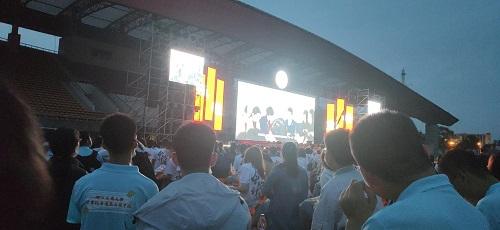
#> input picture thre.jpg, 500 x 230 px
$ python L14.py
#> lines starting #> are read from the running program, lines starting #| are printed output that depends on the picture; after the words box and inside, x2 and y2 are one past the last pixel; in counts of white or black regions, pixels touching at a corner belong together
import cv2 as cv
import matplotlib.pyplot as plt
img = cv.imread('thre.jpg')
#> img is the input picture: shape (230, 500, 3); mean B, G, R 103.2, 95.5, 83.3
img_gray = cv.cvtColor(img,cv.COLOR_BGR2GRAY)
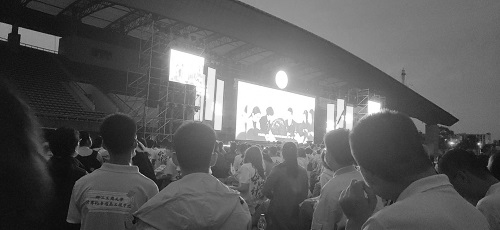
#> img_gray: shape (230, 500); min 2, max 255, mean 92.7
ret,thre1 = cv.threshold(img_gray,127,255,cv.THRESH_BINARY)
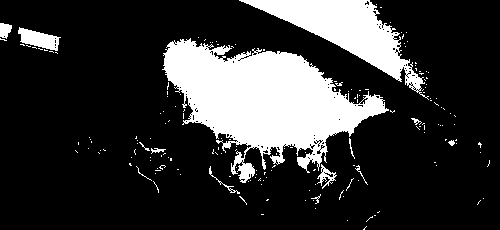
#> thre1: shape (230, 500); 20.2% white; 177 white regions (163 under 20 px), largest, box (x1, y1, x2, y2) and area: (162, 38, 389, 183) 15785, (239, 0, 429, 100) 5793, (18, 27, 61, 51) 559
adaptive_thre1 = cv.adaptiveThreshold(img_gray,255,cv.ADAPTIVE_THRESH_MEAN_C,cv.THRESH_BINARY,7,2)
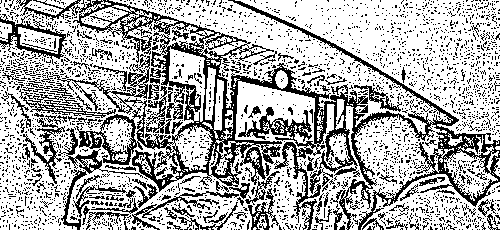
#> adaptive_thre1: shape (230, 500); 67.9% white; black in thin lines or dots
adaptive_thre2 = cv.adaptiveThreshold(img_gray,255,cv.ADAPTIVE_THRESH_GAUSSIAN_C,cv.THRESH_BINARY,7,2)
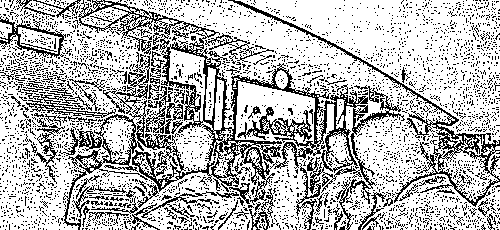
#> adaptive_thre2: shape (230, 500); 72% white; black in thin lines or dots

titles = ["img","thre1","adaptive_thre1","adaptive_thre2"]
imgs = [img,thre1,adaptive_thre1,adaptive_thre2]

for i in range(4):
    plt.subplot(2,2,i+1)
    plt.imshow(imgs[i],'gray')
    plt.title(titles[i])
    plt.xticks([]),plt.yticks([])
plt.show()
#> figure, not shown here; B, G, R data is drawn as R, G, B

$ run again, with 1.jpg copied over thre.jpg
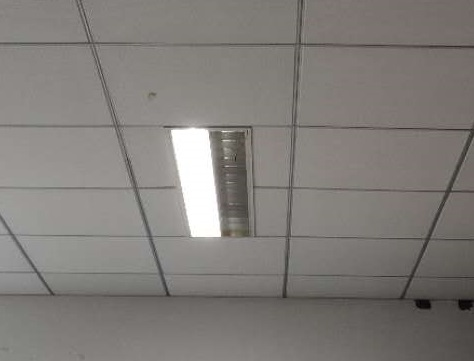
#> input picture 1.jpg, 474 x 361 px
#> img is the input picture: shape (361, 474, 3); mean B, G, R 121.4, 125.1, 129
#> `ret,thre1 = cv.threshold(img_gray,127,255,cv.THRESH_BINARY)`:
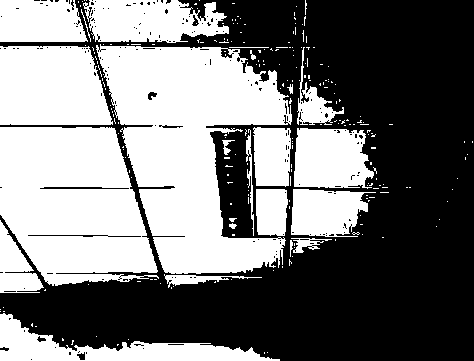
#> thre1: shape (361, 474); 47.2% white; 240 white regions (217 under 20 px), largest, box (x1, y1, x2, y2) and area: (96, 44, 292, 274) 25579, (0, 127, 159, 286) 19142, (0, 46, 113, 125) 7949
#> adaptive_thre1: shape (361, 474); 88.6% white; black in thin lines or dots
#> adaptive_thre2: shape (361, 474); 90.4% white; black in thin lines or dots
#> `plt.show()`:
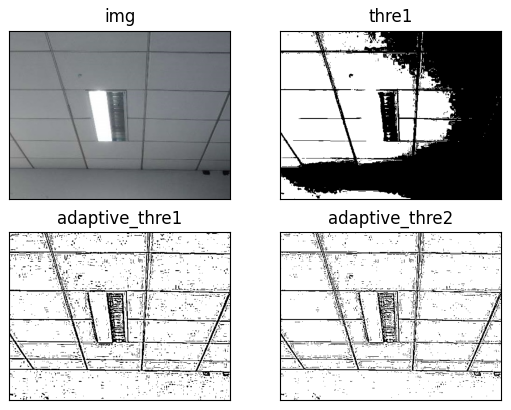
#> figure drawn by matplotlib, 4 panels; B, G, R data is drawn as R, G, B
